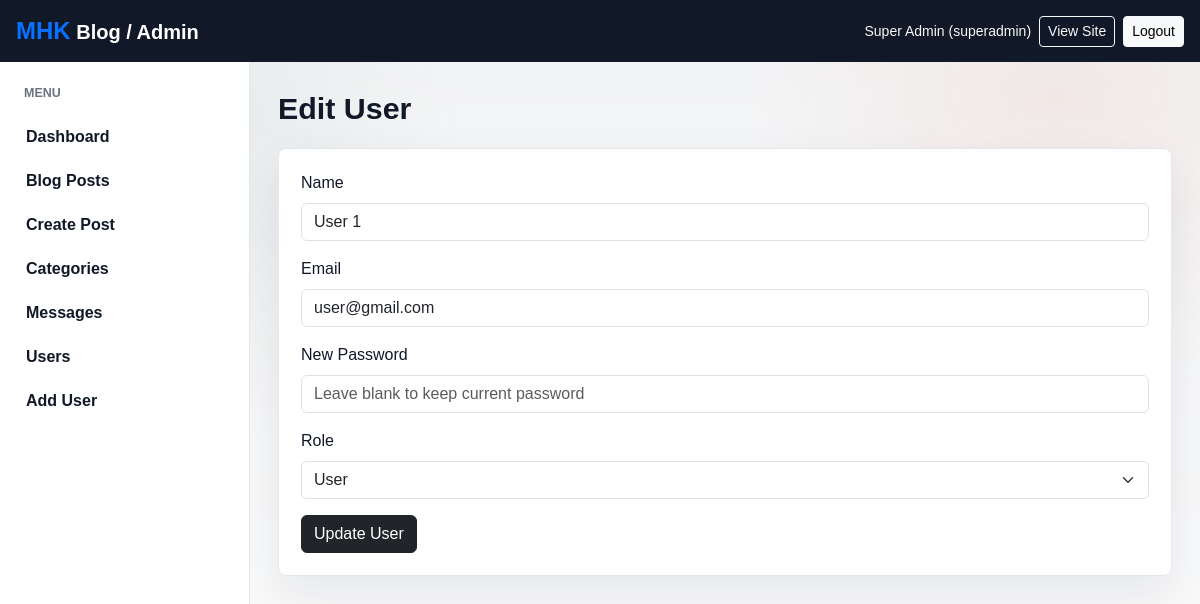
Page /admin/edit-user.php?id=3 (signed in) on the committed database.
### tables this page shows
CREATE TABLE IF NOT EXISTS users (
  id INT AUTO_INCREMENT PRIMARY KEY,
  name VARCHAR(100) NOT NULL,
  email VARCHAR(100) NOT NULL UNIQUE,
  password VARCHAR(255) NOT NULL,
  role ENUM('user', 'admin', 'superadmin') DEFAULT 'user',
  created_at TIMESTAMP DEFAULT CURRENT_TIMESTAMP
);

### config/functions.php (called while the page is built, shortened)
<?php
function e(?string $value): string
{
    return htmlspecialchars((string) $value, ENT_QUOTES, 'UTF-8');
}
?>

### admin/edit-user.php (the view, shortened to what this page needs)
<?php
require_once __DIR__ . '/../config/connection.php';
require_once __DIR__ . '/../config/functions.php';
$id = max(0, (int) ($_GET['id'] ?? 0));
$stmt = $conn->prepare('SELECT id, name, email, role FROM users WHERE id = ? LIMIT 1');
$stmt->bind_param('i', $id);
$stmt->execute();
$user = $stmt->get_result()->fetch_assoc();
include __DIR__ . '/../includes/head.php';
include __DIR__ . '/navbar.php';
?>
<div class="admin-layout">
    <?php include __DIR__ . '/sidebar.php'; ?>
    <main class="admin-content">
        <div class="admin-heading"><h1>Edit User</h1></div>
        <form class="content-panel" method="POST">
            <div class="mb-3"><label class="form-label">Name</label><input class="form-control" name="name" value="<?= e($user['name']); ?>" required maxlength="100"></div>
            <div class="mb-3"><label class="form-label">Email</label><input class="form-control" type="email" name="email" value="<?= e($user['email']); ?>" required maxlength="100"></div>
            <div class="mb-3"><label class="form-label">New Password</label><input class="form-control" type="password" name="password" minlength="6" placeholder="Leave blank to keep current password"></div>
            <div class="mb-3">
                <label class="form-label">Role</label>
                <select class="form-select" name="role">
                    <?php foreach ([ROLE_USER => 'User', ROLE_ADMIN => 'Admin', ROLE_SUPER => 'Super Admin'] as $value => $label): ?>
                        <option value="<?= e($value); ?>" <?= $user['role'] === $value ? 'selected' : ''; ?>><?= e($label); ?></option>
                    <?php endforeach; ?>
                </select>
            </div>
            <button class="btn btn-dark" type="submit">Update User</button>
        </form>
    </main>
</div>
<?php include __DIR__ . '/../includes/footer-script.php'; ?>

### assets/css/style.css (style rules this page uses)
:root { --ink: #111827; --muted: #6b7280; --line: #e5e7eb; --paper: #ffffff; --soft: #f5f7f2; --accent: #2f5d50; --gold: #d9a441; --coral: #d86f45; --sky: #e8f1f5; }
* { letter-spacing: 0; }
body { color: var(--ink); background: #fbfbf8; font-family: Arial, Helvetica, sans-serif; }
body::before { content: ""; position: fixed; inset: 0; pointer-events: none; background: radial-gradient(circle at 12% 18%, rgba(47, 93, 80, 0.08), transparent 26%), radial-gradient(circle at 88% 12%, rgba(216, 111, 69, 0.09), transparent 24%), linear-gradient(180deg, rgba(255, 255, 255, 0), rgba(255, 255, 255, 0.65)); z-index: -1; }
.hero-panel, .contact-form, .auth-card, .content-panel, .stat-card { background: var(--paper); border: 1px solid var(--line); border-radius: 8px; box-shadow: 0 18px 45px rgba(17, 24, 39, 0.08); }
.admin-body { background: #f3f4f6; }
.admin-layout { display: flex; min-height: calc(100vh - 56px); }
.admin-content { flex: 1; padding: 28px; min-width: 0; }
.admin-heading { display: flex; align-items: center; justify-content: space-between; gap: 16px; margin-bottom: 22px; }
.admin-heading h1 { margin: 0; font-size: 1.9rem; font-weight: 800; }
.content-panel { padding: 22px; }

### rows in the picture
users: name "User 1", email "user@gmail.com", role "User"

### other values in the picture
$_SESSION['user_name'] "Super Admin"
$_SESSION['user_role'] "superadmin"
